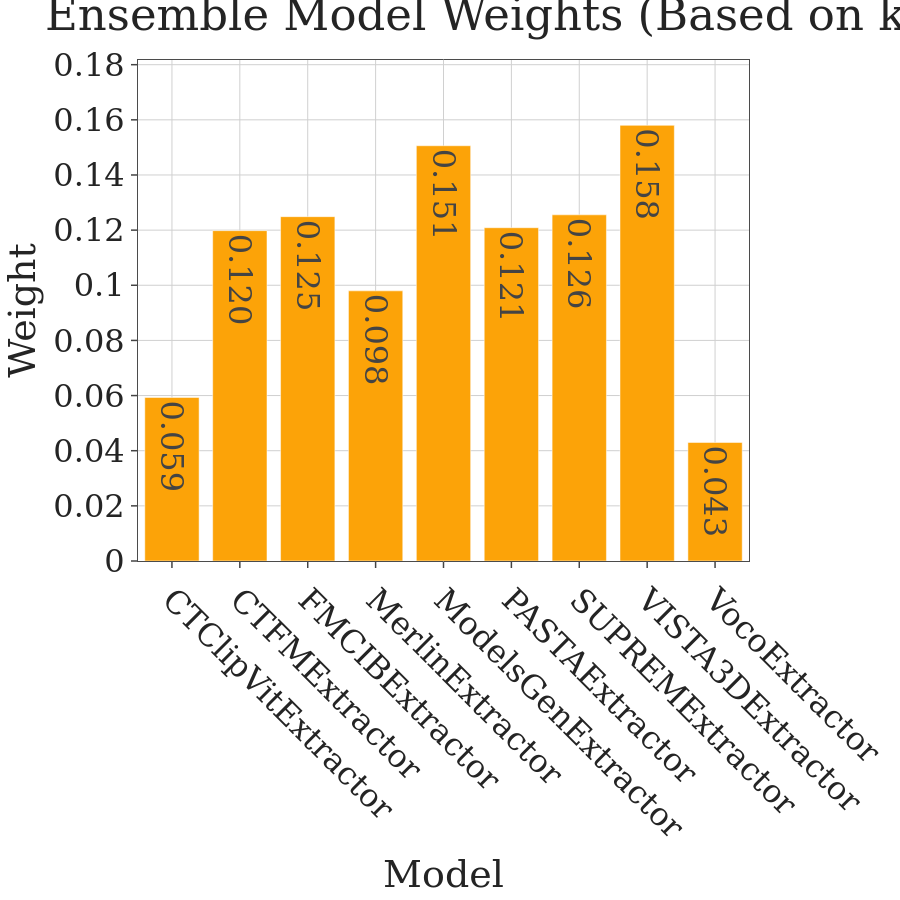

Notebook code cell kept with this figure:
### Markdown cell above
## Ensemble Model Weights

Visualize the alignment-based weights assigned to each model.

### Code cell
# Display ensemble weights from the first evaluation
# (Run one more iteration to get final ensemble model)
train_idx, train_labels_s, val_idx, val_labels_s, test_idx, test_labels_s = split_shuffle_data(
    np.arange(len(all_labels_ensemble)), all_labels_ensemble,
    train_ratio=0.5, val_ratio=0.2, random_seed=50, stratify=True
)

train_features_dict = {m: ensemble_features_dict[m][train_idx] for m in model_list}
val_features_dict = {m: ensemble_features_dict[m][val_idx] for m in model_list}

final_ensemble, _ = build_knn_ensemble_classifier(
    train_features_dict, train_labels_s,
    val_features_dict, val_labels_s,
    overlap_matrix.copy(), model_list, k=10
)

# Extract and visualize weights
weights = final_ensemble['weights']
models_for_plot = list(weights.keys())
weight_values = list(weights.values())

fig = go.Figure()
fig.add_trace(go.Bar(
    x=models_for_plot,
    y=weight_values,
    marker_color='#FCA308',
    text=[f'{w:.3f}' for w in weight_values],
    textposition='auto',
))

apply_r_style(fig, font_size=32)
fig.update_layout(
    title='Ensemble Model Weights (Based on k-NN Alignment)',
    xaxis_title='Model',
    yaxis_title='Weight',
    height=FIG_SIZE,
    width=FIG_SIZE,
    template='simple_white',
    xaxis_tickangle=45
)
fig.update_yaxes(range=[0, max(weight_values) * 1.15])

fig.write_image(PLOTS_DIR / f"{DATASET_SLUG}_alignment_weights.png")

fig.show()

print(f"\nWeight Statistics:")
print(f"  Max weight: {max(weight_values):.4f}")
print(f"  Min weight: {min(weight_values):.4f}")
print(f"  All weights sum to: {sum(weight_values):.4f}")
print(f"\nInterpretation:")
print(f"  Higher weight = better alignment with other models (consensus)")
print(f"  Lower weight = unique/diverse representation (adds complementary info)")

### Figure 1 — Plotly figure (JSON) as saved in the notebook; plotly's stock layout.template omitted (floating-point values rounded to 4 significant figures)
{"data": [{"marker": {"color": "#FCA308"}, "text": ["0.059", "0.120", "0.125", "0.098", "0.151", "0.121", "0.126", "0.158", "0.043"], "textposition": "auto", "type": "bar", "x": ["CTClipVitExtractor", "CTFMExtractor", "FMCIBExtractor", "MerlinExtractor", "ModelsGenExtractor", "PASTAExtractor", "SUPREMExtractor", "VISTA3DExtractor", "VocoExtractor"], "y": [0.05931, 0.1198, 0.1249, 0.09798, 0.1506, 0.1209, 0.1256, 0.158, 0.04299]}], "layout": {"font": {"family": "DejaVu Serif", "size": 32}, "height": 900, "margin": {"b": 60, "l": 60, "r": 40, "t": 60}, "paper_bgcolor": "white", "plot_bgcolor": "white", "title": {"text": "Ensemble Model Weights (Based on k-NN Alignment)"}, "width": 900, "xaxis": {"gridcolor": "#D0D0D0", "linecolor": "#4B4B4B", "mirror": true, "showgrid": true, "tickangle": 45, "ticklen": 6, "ticks": "outside", "tickwidth": 1.5, "title": {"text": "Model"}, "zeroline": false}, "yaxis": {"gridcolor": "#D0D0D0", "linecolor": "#4B4B4B", "mirror": true, "range": [0, 0.1817], "showgrid": true, "ticklen": 6, "ticks": "outside", "tickwidth": 1.5, "title": {"text": "Weight"}, "zeroline": false}}}
